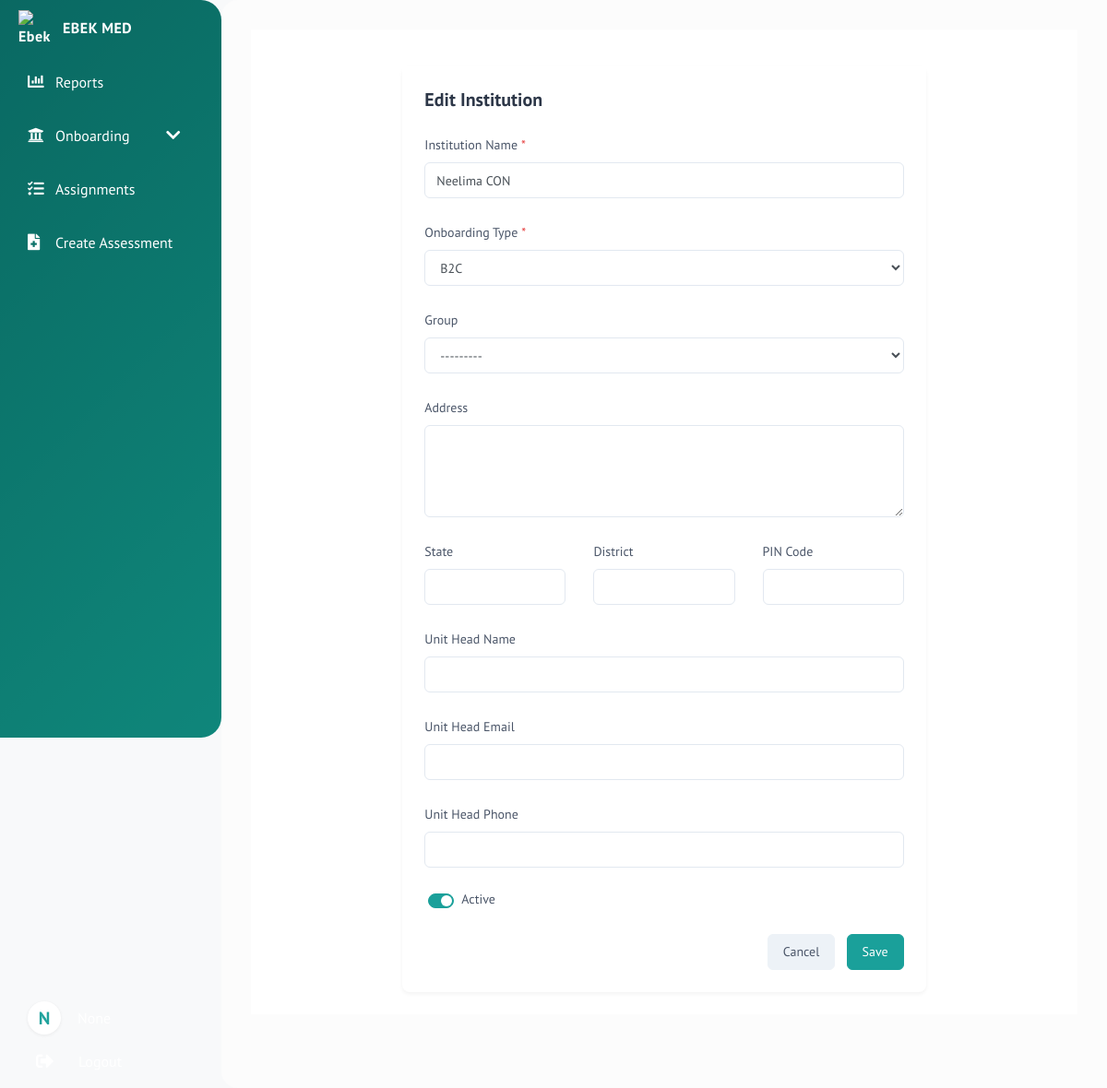
Page /onboarding/institutions/1/edit/ (signed in) on the committed database.
### assessments/models.py (models this page shows, shortened)
class EbekUser(AbstractBaseUser, PermissionsMixin):
    email = models.EmailField(
        max_length=255, unique=True,
        help_text='Required. A valid email address.',
    )
    full_name = models.CharField(max_length=255, blank=True, null=True)
    phone_number = models.CharField(max_length=20, blank=True, null=True)
    is_active = models.BooleanField(default=True, help_text='Designates whether this user can log in.')
    is_staff = models.BooleanField(default=False, help_text='Designates whether this user can access the admin site.')
    is_superuser = models.BooleanField(default=False, help_text='Designates whether this user has all permissions without explicitly assigning them.')
    user_role = models.CharField(
        max_length=200, choices=role, default='', null=True, blank=True, help_text='User Role'
    )
    date_joined = models.DateTimeField(auto_now_add=True, help_text='When the user account was created.')
    last_login = models.DateTimeField(null=True, blank=True, help_text='Last login timestamp.')
    groups = models.ManyToManyField(
        'auth.Group',
        verbose_name='groups',
        blank=True,
        help_text='The groups this user belongs to.',
        related_name='ebek_user_set',
        related_query_name='ebek_user'
    )
    user_permissions = models.ManyToManyField(
        'auth.Permission',
        verbose_name='user permissions',
        blank=True,
        help_text='Specific permissions for this user.',
        related_name='ebek_user_set',
        related_query_name='ebek_user'
    )
    mobile_number = models.CharField(max_length=20, blank=True, null=True)
    objects = EbekUserManager()
    USERNAME_FIELD = 'email'
    REQUIRED_FIELDS = []
    class Meta:
        verbose_name = 'User'
        verbose_name_plural = 'Users'

class Institution(models.Model):
    name = models.CharField(max_length=255)
    group = models.ForeignKey(Group, on_delete=models.SET_NULL, null=True, blank=True)
    address = models.TextField(blank=True, null=True)
    state = models.CharField(max_length=100, blank=True, null=True)
    district = models.CharField(max_length=100, blank=True, null=True)
    pin_code = models.CharField(max_length=10, blank=True, null=True)
    unit_head = models.ForeignKey('EbekUser', on_delete=models.SET_NULL, null=True, related_name='unit_head_of_institution')
    total_strength = models.IntegerField(null=True, blank=True)
    is_active = models.BooleanField(default=True)
    created_at = models.DateTimeField(auto_now_add=True)
    updated_at = models.DateTimeField(auto_now=True)
    institute_id = models.CharField(max_length=50, unique=True, editable=False)
    onboarding_type = models.CharField(max_length=3, choices=ONBOARDING_TYPES)

### assessments/onboarding_views.py (the view)
# urls.py: path('onboarding/institutions/<int:pk>/edit/', views.institution_edit, name='institution_edit'),
@login_required
def institution_edit(request, pk):
    User = get_user_model()
    institution = get_object_or_404(Institution, pk=pk)
    if request.method == 'POST':
        form = InstitutionForm(request.POST, instance=institution)
        if form.is_valid():
            head_name = form.cleaned_data['unit_head_name']
            head_email = form.cleaned_data['unit_head_email']
            head_phone = form.cleaned_data['unit_head_phone']
            institution_name = form.cleaned_data['name']
            current_head = institution.unit_head
            if head_name != "" and head_email != "" and head_phone != "":
                if not current_head or current_head.email != head_email:
                    user, created = User.objects.get_or_create(
                        email=head_email,
                        defaults={
                            'is_active': True,
                        }
                    )
                    if created:
                        user.full_name = head_name
                        user.phone_number = head_phone
                        default_password = ''.join(random.choices(string.ascii_letters + string.digits, k=10))
                        user.set_password(default_password)
                        user.save()
                        reset_link = request.build_absolute_uri(reverse('login'))
                        subject = 'Your Unit Head Account Created'
                        body = f"""Dear {head_name},\n\nYour unit head account has been created for the institution {institution_name}.\n\nUsername: {head_email}\nPassword: {default_password}\n\nPlease log in to the platform using the link below and change your password after first login. Click the link to login: {reset_link}\n\nRegards,\nTeam"""
                        send_email(subject, body, [head_email])
                    else:
                        updated = False
                        if user.full_name != head_name:
                            user.full_name = head_name
                            updated = True
                        if user.phone_number != head_phone:
                            user.phone_number = head_phone
                            updated = True
                        if updated:
                            user.save()
                    institution.unit_head = user
                else:
                    updated = False
                    if current_head.full_name != head_name:
                        current_head.full_name = head_name
                        updated = True
                    if current_head.phone_number != head_phone:
                        current_head.phone_number = head_phone
                        updated = True
                    if updated:
                        current_head.save()
            institution = form.save(commit=False)
            institution.save()
            messages.success(request, 'Institution updated successfully.')
            return redirect('institution_list')
    else:
        form = InstitutionForm(instance=institution, initial={
            'unit_head_name': institution.unit_head.full_name if institution.unit_head else '',
            'unit_head_email': institution.unit_head.email if institution.unit_head else '',
            'unit_head_phone': institution.unit_head.phone_number if institution.unit_head else '',
        })
    return render(request, 'assessments/onboarding/institution_form.html', {'form': form, 'action': 'Edit'})

### assessments/templates/assessments/onboarding/institution_form.html (shortened to what this page needs)
{% extends 'assessments/base.html' %}
{% block content %}
<div class="page-container">
    <div class="container-fluid py-4">
        <div class="row justify-content-center">
            <div class="col-md-8">
                <div class="card bg-white border-0">
                    <div class="card-header bg-white border-0 pb-0">
                        <h3 class="card-title mb-0">{{ action }} Institution</h3>
                    </div>
                    <div class="card-body pt-4">
                        <form method="post" novalidate>
                            <div class="form-group">
                                <label for="{{ form.name.id_for_label }}" class="form-label required">Institution Name</label>
                                {{ form.name }}
                            </div>
                            <div class="form-group">
                                <label for="{{ form.onboarding_type.id_for_label }}" class="form-label required">Onboarding Type</label>
                                {{ form.onboarding_type }}
                            </div>
                            <div class="form-group">
                                <label for="{{ form.group.id_for_label }}" class="form-label">Group</label>
                                {{ form.group }}
                            </div>
                            <div class="form-group">
                                <label for="{{ form.address.id_for_label }}" class="form-label">Address</label>
                                {{ form.address }}
                            </div>
                            <div class="form-group">
                                <div class="row">
                                    <div class="col-md-4">
                                        <div class="form-group mb-md-0">
                                            <label for="{{ form.state.id_for_label }}" class="form-label">State</label>
                                            {{ form.state }}
                                        </div>
                                    </div>
                                    <div class="col-md-4">
                                        <div class="form-group mb-md-0">
                                            <label for="{{ form.district.id_for_label }}" class="form-label">District</label>
                                            {{ form.district }}
                                        </div>
                                    </div>
                                    <div class="col-md-4">
                                        <div class="form-group mb-md-0">
                                            <label for="{{ form.pin_code.id_for_label }}" class="form-label">PIN Code</label>
                                            {{ form.pin_code }}
                                        </div>
                                    </div>
                                </div>
                            </div>
                            <div class="form-group">
                                <label for="{{ form.unit_head_name.id_for_label }}" class="form-label">Unit Head Name</label>
                                {{ form.unit_head_name }}
                            </div>
                            <div class="form-group">
                                <label for="{{ form.unit_head_email.id_for_label }}" class="form-label">Unit Head Email</label>
                                {{ form.unit_head_email }}
                            </div>
                            <div class="form-group">
                                <label for="{{ form.unit_head_phone.id_for_label }}" class="form-label">Unit Head Phone</label>
                                {{ form.unit_head_phone }}
                            </div>
                            <div class="form-group">
                                <div class="custom-control custom-switch">
                                    <label class="custom-control-label" for="is_active">Active</label>
                                </div>
                            </div>
                            <div class="form-group text-right mb-0">
                                <a href="{% url 'institution_list' %}" class="btn btn-light">Cancel</a>
                                <button type="submit" class="btn btn-primary ml-2">Save</button>
                            </div>
                        </form>
                    </div>
                </div>
            </div>
        </div>
    </div>
</div>
{% endblock %}

### assessments/templates/assessments/base.html (shortened to what this page needs)
<!DOCTYPE html>
<html lang="en">
<head>
    <link href="https://stackpath.bootstrapcdn.com/bootstrap/4.5.2/css/bootstrap.min.css" rel="stylesheet">
    <link href="https://cdnjs.cloudflare.com/ajax/libs/font-awesome/5.15.4/css/all.min.css" rel="stylesheet">
</head>
<body>
    {% if request.user.is_authenticated %}
    <div id="sidebar">
        <div class="sidebar-header">
            <img src="https://i.ibb.co/VW9y368B/4021762-Ebekmed-Favicon.png" alt="Ebek Logo" style="height: 38px; width: 38px; object-fit: contain;">
            <span class="brand-text">EBEK MED</span>
        </div>
        {% if request.user.user_role == 'ebek_admin' or request.user.user_role == 'super_admin' %}
        <div class="nav-item">
            <a href="{% url 'exam_reports_page' %}" class="nav-link" title="View Assessment Reports">
        <i class="fas fa-chart-bar"></i>
                <span>Reports</span>
            </a>
        </div>
            <div class="nav-item">
                <a href="#onboardingSubmenu" class="nav-link" data-toggle="collapse" aria-expanded="false" title="Onboarding and Management">
            <i class="fas fa-university"></i>
                    <span>Onboarding</span>
                    <i class="fas fa-chevron-down ml-auto"></i>
                </a>
            </div>
            <div class="nav-item">
                <a href="{% url 'assign_assessment' %}" class="nav-link" title="View & Assign Assessments">
                    <i class="fas fa-tasks"></i>
                            <span>Assignments</span>
                    </a>
            </div>
            {% if request.user.user_role == 'super_admin' %}
                <div class="nav-item">
                    <a href="{% url 'create_assessment' %}" class="nav-link" title="Create New Assessment">
                <i class="fas fa-file-medical"></i>
                        <span>Create Assessment</span>
                </a>
            </div>
            {% endif %}
        {% endif %}
        <div class="sidebar-bottom-area">
            <div class="nav-item">
                <div class="sidebar-user-info d-flex align-items-center">
                    <div class="sidebar-user-initial mr-2">
                        <span class="user-initial-circle">{{ request.user.email|first|upper }}</span>
                    </div>
                    <span class="sidebar-user-email">{{ request.user.full_name }}</span>
                </div>
            </div>
            <div class="nav-item">
                <a href="{% url 'logout' %}" class="nav-link d-flex align-items-center sidebar-logout-link">
                        <i class="fas fa-sign-out-alt" style="font-size: 1.2rem; margin: -6px;"></i>
                    <span class="sidebar-logout-text" style="margin-left: 32px;">Logout</span>
                </a>
            </div>
        </div>
    </div>
    {% endif %}
    <div id="content">
        {% block content %}{% endblock %}
    </div>
</body>
</html>

### rows in the picture
EbekUser: user.email|first "N"
Institution: name "Neelima CON", onboarding_type "B2C", group "---------"

### other values in the picture
{{ action }} "Edit"
